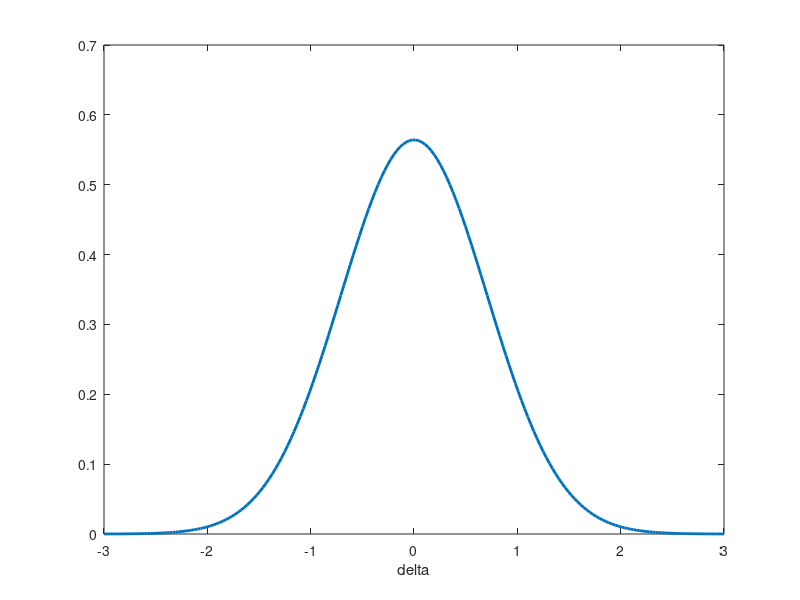

This figure's MATLAB source: (Note: this script raises an error after producing the figure.)
%% Fit a diffusion model using Trinity and JAGS
% This Trinity script is given as an exercise. The assignment is to
% use the provided data set (in trinity_wiener.mat) and perform an
% exploratory analysis with an appropriately designed diffusion model.
% The data file contains the following variables:
% 
% * y: A vector of choice response times, in seconds, with lower-boudary
% hits indicated by negative numbers.
% * c: A vector of integer condition indicators, ranging from 1 to 4.
% 
% Estimate the parameters of a diffusion model in which all parameters are
% allowed to differ between conditions.
% Note: this requires the 
% <http://sourceforge.net/projects/jags-wiener/ jags-wiener plugin>.


%% Preamble
% Cleanup first
clear all
p = @sprintf;


%% Load data and make structure
load trinity_wiener
data = struct('N', numel(y), 'c', c, 'y', y);


%% Define some priors
% Use JAGS parameter conventions
alpha = [2 2];  % gamma distribution (shape, rate)
beta  = [5 5];  % beta distribution (successes, failures)
tau   = [3 8];  % gamma distribution (shape, rate)
delta = [0 2];  % Gaussian distribution (mean, precision)


%% Plot the priors
% Make sure to transform to MATLAB parameter conventions
%%
% Boundary separation $\alpha$
figure('windowstyle', 'docked')
xax = linspace( 0.0, 6.0, 200);
plot(xax, gampdf (xax, alpha(1), alpha(2)^-1), 'linewidth', 2)
xlabel alpha
%%
% A-priori bias $\beta$
xax = linspace( 0.0, 1.0, 200);
plot(xax, betapdf(xax, beta(1), beta(2)), 'linewidth', 2)
xlabel beta
%%
% Nondecision time $\tau$
xax = linspace( 0.0, 1.0, 200);
plot(xax, gampdf (xax, tau(1), tau(2)^-1), 'linewidth', 2)
xlabel tau
%%
% Drift rate $\delta$
xax = linspace(-3.0, 3.0, 200);
plot(xax, normpdf(xax, delta(1), delta(2)^-0.5), 'linewidth', 2)
xlabel delta


%% Make all inputs that Trinity needs
% Write the JAGS model into a variable (cell variable)
model = {
    'model { '
    '  for (i in 1:4) { '
  p('    a[i] ~ dgamma(%g, %g)', alpha)
  p('    b[i] ~ dbeta(%g, %g)', beta)
  p('    t[i] ~ dgamma(%g, %g)', tau)
  p('    d[i] ~ dnorm(%g, %g)', delta)
    '  }'
    ''
    % to be completed
    '}'
    };

%% 
% List all the parameters of interest (cell variable)
parameters = {'a', 'b', 't', 'd'};

%% 
% Write a function that generates a structure with one random value for
% each _random_ parameter
generator = @()struct(...
        'a', 3 * rand(1, 4) + 0.1          , ...
        'b', rand(1, 4)                    , ...
        't', rand(1, 4) * .9 * min(abs(y)) , ...
        'd', randn(1, 4)                   );

%%    
% Tell Trinity which engine to use
engine = 'jags';


%% Run Trinity with the CALLBAYES() function
tic
[stats, chains, diagnostics, info] = ...
    callbayes(... % to be completed
    );

fprintf('%s took %f seconds!\n', upper(engine), toc)



%% Inspect the results
% First, inspect convergence
if any(codatable(chains, @gelmanrubin) > 1.1)
    grtable(chains, 1.1)
    warning('Some chains were not converged!')
else
    disp('Convergence looks good.')
end

%%
% Now check some basic descriptive statistics averaged over all chains
disp('Descriptive statistics for all chains:')

%%
% Boundary separation $\alpha$
codatable(chains, 'a')

%%
% A-priori bias $\beta$
codatable(chains, 'b')

%%
% Nondecision time $\tau$
codatable(chains, 't')

%%
% Drift rate $\delta$
codatable(chains, 'd')


%% Make some figures
% Smoothed histograms
figure('windowstyle', 'docked')
smhist(chains, 'd');
